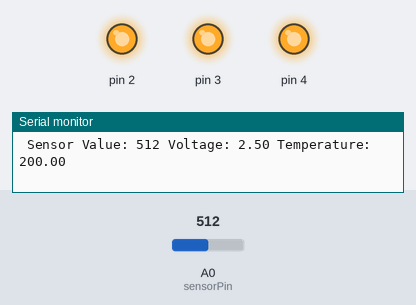
Simulated run of this sketch. Board: Arduino Uno, built with avr-gcc and run on an emulated ATmega328P. Shown: output pins drawn as LEDs (lit = HIGH), the last lines printed to the serial monitor. The inputs (shaded band) are chosen by the test bench; at power-on: A0 (sensorPin) = 512.

Above: at 1.2 s.
1.3 s: A0 (sensorPin) set to 159
4.3 s: A0 (sensorPin) set to 143
At 4.7 s:
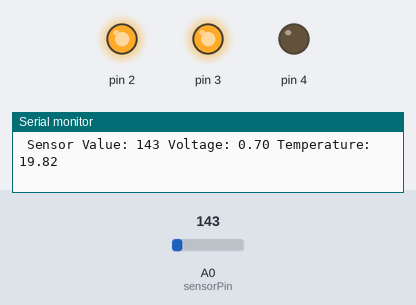
5.8 s: A0 (sensorPin) set to 122
At 6.6 s:
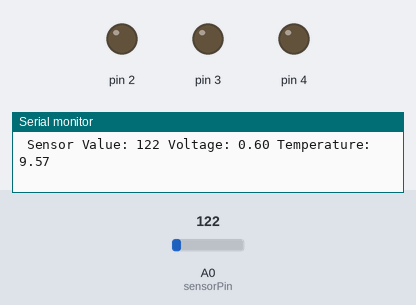
7.3 s: A0 (sensorPin) set to 306
At 8.3 s:
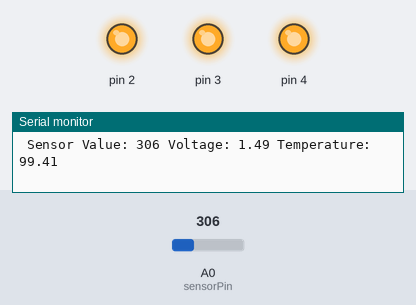
Timing chart, 0 to 9.8 s (numbered marks = the images above; inputs shaded):
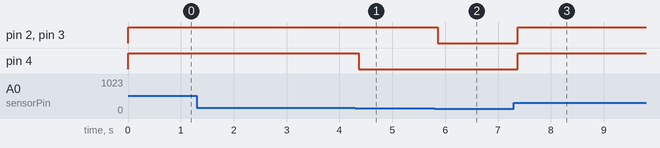

The sketch:

project03_falling_in_love_meter.ino
```cpp
const int sensorPin = A0;
const float baselineTemp = 14; //Adjust to your room temperature
void setup() {
Serial.begin(9600); //Starts a serial port
for(int pinNumber = 2; pinNumber<5; pinNumber++){
  pinMode(pinNumber, OUTPUT);
  digitalWrite(pinNumber, LOW);
  }
}

void loop() {
  int sensorVal = analogRead(sensorPin);
Serial.print(" Sensor Value: " );
Serial.print(sensorVal);
float voltage = (sensorVal/1024.0) * 5.0;
Serial.print(" Voltage: " );
Serial.print(voltage);
Serial.print(" Temperature: " );
float temperature = (voltage - 0.5) * 100;
Serial.println(temperature);
if(temperature < baselineTemp+2){ //baselineTemp+x can be adjusted to your own
  digitalWrite(2, LOW);
  digitalWrite(3, LOW);
  digitalWrite(4, LOW);
 }else if(temperature >= baselineTemp+2 && temperature < baselineTemp+4){
  digitalWrite(2, HIGH);
  digitalWrite(3, LOW);
  digitalWrite(4, LOW);
 }else if (temperature >= baselineTemp+4 && temperature < baselineTemp+6){
  digitalWrite(2, HIGH);
  digitalWrite(3, HIGH);
  digitalWrite(4, LOW);
 }else if (temperature >= baselineTemp+6){
  digitalWrite(2, HIGH);
  digitalWrite(3, HIGH);
  digitalWrite(4, HIGH);
 }
 delay(1); //time between measurements, in miliseconds
}
```

Measured:
- the behaviour switches between 144 and 143 on A0 (sensorPin) (found by bisection; images 0 and 1)
- after the input at 4.3 s, pin 4: HIGH → LOW after 0.07 s
- after the input at 5.8 s, pin 2, pin 3: HIGH → LOW after 0.06 s
- after the input at 7.3 s, pin 2–4: LOW → HIGH after 0.07 s
